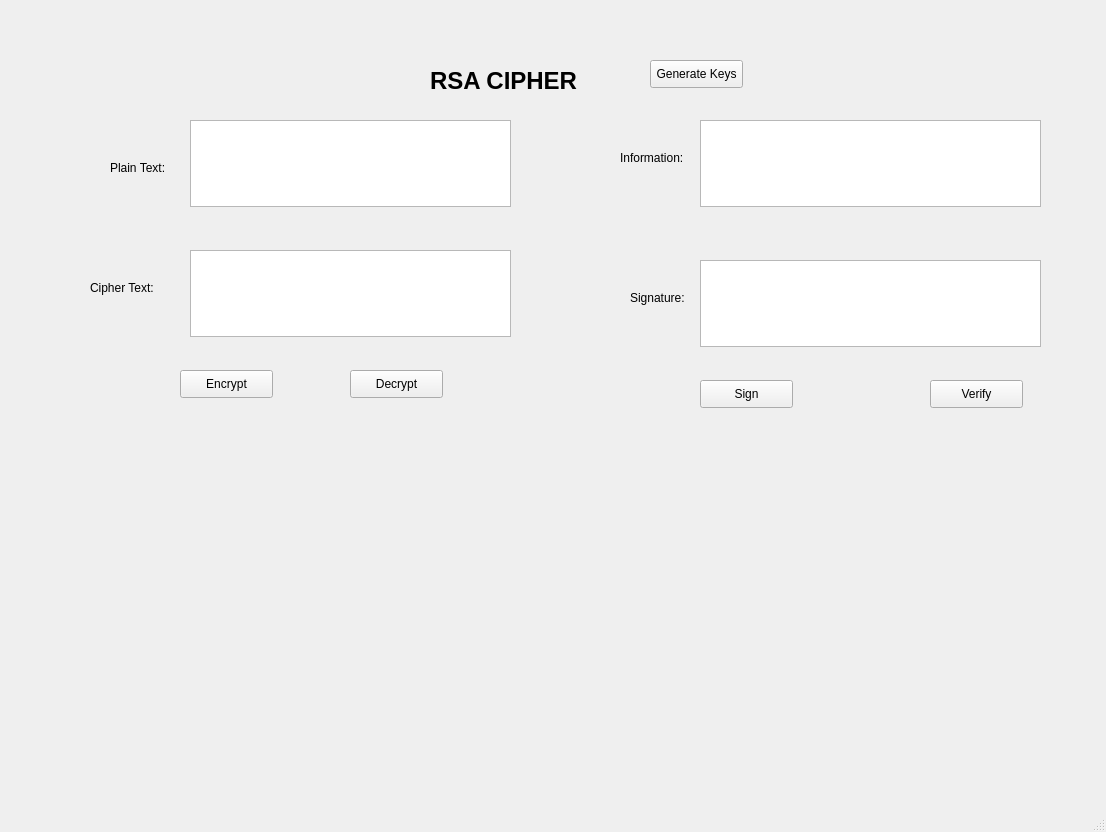
<?xml version="1.0" encoding="UTF-8"?>
<ui version="4.0">
 <class>MainWindow</class>
 <widget class="QMainWindow" name="MainWindow">
  <property name="geometry">
   <rect>
    <x>0</x>
    <y>0</y>
    <width>1106</width>
    <height>832</height>
   </rect>
  </property>
  <property name="windowTitle">
   <string>MainWindow</string>
  </property>
  <widget class="QWidget" name="centralwidget">
   <widget class="QLabel" name="label">
    <property name="geometry">
     <rect>
      <x>430</x>
      <y>50</y>
      <width>191</width>
      <height>61</height>
     </rect>
    </property>
    <property name="font">
     <font>
      <pointsize>18</pointsize>
      <weight>75</weight>
      <bold>true</bold>
     </font>
    </property>
    <property name="text">
     <string>RSA CIPHER</string>
    </property>
   </widget>
   <widget class="QLabel" name="label_2">
    <property name="geometry">
     <rect>
      <x>110</x>
      <y>160</y>
      <width>71</width>
      <height>16</height>
     </rect>
    </property>
    <property name="text">
     <string>Plain Text:</string>
    </property>
   </widget>
   <widget class="QLabel" name="label_3">
    <property name="geometry">
     <rect>
      <x>90</x>
      <y>280</y>
      <width>81</width>
      <height>16</height>
     </rect>
    </property>
    <property name="text">
     <string>Cipher Text:</string>
    </property>
   </widget>
   <widget class="QLabel" name="label_4">
    <property name="geometry">
     <rect>
      <x>620</x>
      <y>150</y>
      <width>81</width>
      <height>16</height>
     </rect>
    </property>
    <property name="text">
     <string>Information: </string>
    </property>
   </widget>
   <widget class="QLabel" name="label_5">
    <property name="geometry">
     <rect>
      <x>630</x>
      <y>290</y>
      <width>71</width>
      <height>16</height>
     </rect>
    </property>
    <property name="text">
     <string>Signature:</string>
    </property>
   </widget>
   <widget class="QTextEdit" name="PlainText">
    <property name="geometry">
     <rect>
      <x>190</x>
      <y>120</y>
      <width>321</width>
      <height>87</height>
     </rect>
    </property>
   </widget>
   <widget class="QTextEdit" name="CipherText">
    <property name="geometry">
     <rect>
      <x>190</x>
      <y>250</y>
      <width>321</width>
      <height>87</height>
     </rect>
    </property>
   </widget>
   <widget class="QTextEdit" name="Information">
    <property name="geometry">
     <rect>
      <x>700</x>
      <y>120</y>
      <width>341</width>
      <height>87</height>
     </rect>
    </property>
   </widget>
   <widget class="QTextEdit" name="Signature">
    <property name="geometry">
     <rect>
      <x>700</x>
      <y>260</y>
      <width>341</width>
      <height>87</height>
     </rect>
    </property>
   </widget>
   <widget class="QPushButton" name="GenerateKeys">
    <property name="geometry">
     <rect>
      <x>650</x>
      <y>60</y>
      <width>93</width>
      <height>28</height>
     </rect>
    </property>
    <property name="text">
     <string>Generate Keys</string>
    </property>
   </widget>
   <widget class="QPushButton" name="Encrypt">
    <property name="geometry">
     <rect>
      <x>180</x>
      <y>370</y>
      <width>93</width>
      <height>28</height>
     </rect>
    </property>
    <property name="text">
     <string>Encrypt</string>
    </property>
   </widget>
   <widget class="QPushButton" name="Decrypt">
    <property name="geometry">
     <rect>
      <x>350</x>
      <y>370</y>
      <width>93</width>
      <height>28</height>
     </rect>
    </property>
    <property name="text">
     <string>Decrypt</string>
    </property>
   </widget>
   <widget class="QPushButton" name="Sign">
    <property name="geometry">
     <rect>
      <x>700</x>
      <y>380</y>
      <width>93</width>
      <height>28</height>
     </rect>
    </property>
    <property name="text">
     <string>Sign</string>
    </property>
   </widget>
   <widget class="QPushButton" name="Verify">
    <property name="geometry">
     <rect>
      <x>930</x>
      <y>380</y>
      <width>93</width>
      <height>28</height>
     </rect>
    </property>
    <property name="text">
     <string>Verify</string>
    </property>
   </widget>
  </widget>
  <widget class="QMenuBar" name="menubar">
   <property name="geometry">
    <rect>
     <x>0</x>
     <y>0</y>
     <width>1106</width>
     <height>26</height>
    </rect>
   </property>
  </widget>
  <widget class="QStatusBar" name="statusbar"/>
 </widget>
 <resources/>
 <connections/>
</ui>
